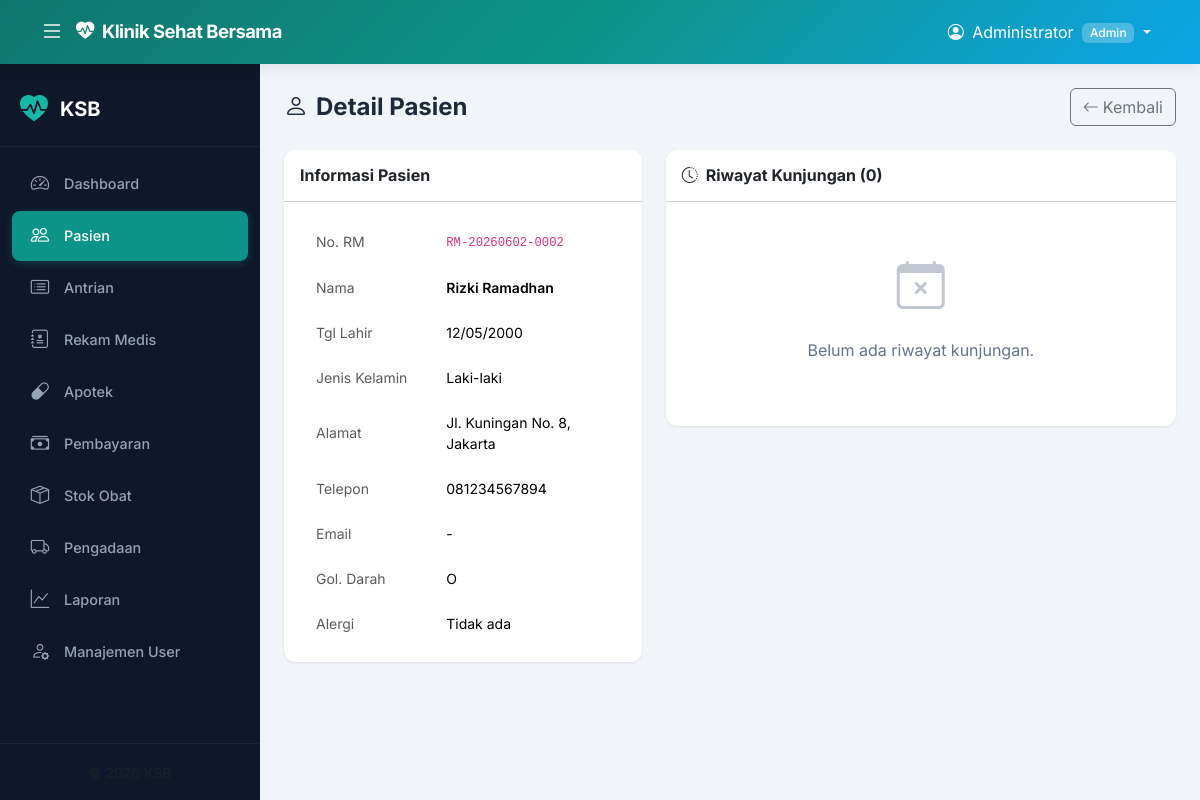
The app's page /modules/pasien/detail.php?id=5 (signed in) with its own data.
### tables this page shows
CREATE TABLE IF NOT EXISTS pasien (
    id_pasien       INT AUTO_INCREMENT PRIMARY KEY,
    no_rekam_medis  VARCHAR(20)  NOT NULL UNIQUE,
    nama_lengkap    VARCHAR(100) NOT NULL,
    tanggal_lahir   DATE         NOT NULL,
    jenis_kelamin   ENUM('L','P') NOT NULL,
    alamat          TEXT,
    no_telepon      VARCHAR(20),
    email           VARCHAR(100),
    golongan_darah  VARCHAR(5),
    alergi          TEXT,
    created_at      DATETIME DEFAULT CURRENT_TIMESTAMP
);

### includes/functions.php (called while the page is built, shortened)
<?php
function e($s) { return htmlspecialchars($s ?? '', ENT_QUOTES, 'UTF-8'); }

### modules/pasien/detail.php (the view, shortened to what this page needs)
<?php
require_once __DIR__ . '/../../includes/header.php';
$id = (int)($_GET['id'] ?? 0);
$stmt = $pdo->prepare("SELECT * FROM pasien WHERE id_pasien = :id");
$stmt->execute([':id' => $id]);
$p = $stmt->fetch();
$riwayat = $pdo->prepare("SELECT a.*, d.nama_dokter, rm.diagnosis, rm.kode_icd FROM antrian a LEFT JOIN dokter d ON a.id_dokter = d.id_dokter LEFT JOIN rekam_medis rm ON a.id_antrian = rm.id_antrian WHERE a.id_pasien = :id ORDER BY a.tanggal_kunjungan DESC, a.no_antrian DESC");
$riwayat->execute([':id' => $id]);
$riwayat = $riwayat->fetchAll();
?>
<div class="page-header">
    <h1><i class="bi bi-person me-2"></i>Detail Pasien</h1>
    <a href="index.php" class="btn btn-outline-secondary"><i class="bi bi-arrow-left me-1"></i>Kembali</a>
</div>
<div class="row g-4">
    <div class="col-lg-5">
        <div class="card">
            <div class="card-header bg-white py-3"><h6 class="mb-0 fw-bold">Informasi Pasien</h6></div>
            <div class="card-body">
                <table class="table table-borderless mb-0">
                    <tr><td class="text-muted" style="width:40%">No. RM</td><td><code><?= e($p['no_rekam_medis']) ?></code></td></tr>
                    <tr><td class="text-muted">Nama</td><td class="fw-semibold"><?= e($p['nama_lengkap']) ?></td></tr>
                    <tr><td class="text-muted">Tgl Lahir</td><td><?= date('d/m/Y', strtotime($p['tanggal_lahir'])) ?></td></tr>
                    <tr><td class="text-muted">Jenis Kelamin</td><td><?= $p['jenis_kelamin'] === 'L' ? 'Laki-laki' : 'Perempuan' ?></td></tr>
                    <tr><td class="text-muted">Alamat</td><td><?= e($p['alamat'] ?: '-') ?></td></tr>
                    <tr><td class="text-muted">Telepon</td><td><?= e($p['no_telepon'] ?: '-') ?></td></tr>
                    <tr><td class="text-muted">Email</td><td><?= e($p['email'] ?: '-') ?></td></tr>
                    <tr><td class="text-muted">Gol. Darah</td><td><?= e($p['golongan_darah'] ?: '-') ?></td></tr>
                    <tr><td class="text-muted">Alergi</td><td><?= e($p['alergi'] ?: 'Tidak ada') ?></td></tr>
                </table>
            </div>
        </div>
    </div>
    <div class="col-lg-7">
        <div class="card">
            <div class="card-header bg-white py-3"><h6 class="mb-0 fw-bold"><i class="bi bi-clock-history me-2"></i>Riwayat Kunjungan (<?= count($riwayat) ?>)</h6></div>
            <div class="card-body p-0">
                <?php if (empty($riwayat)): ?>
                    <div class="empty-state"><i class="bi bi-calendar-x d-block"></i><p>Belum ada riwayat kunjungan.</p></div>
                <?php endif; ?>
            </div>
        </div>
    </div>
</div>
<?php require_once __DIR__ . '/../../includes/footer.php'; ?>

### assets/css/style.css (style rules this page uses)
:root { --primary: #0d9488; --primary-dark: #0f766e; --primary-light: #14b8a6; --accent: #0ea5e9; --accent-dark: #0284c7; --sidebar-bg: #0f172a; --sidebar-hover: #1e293b; --sidebar-active: #0d9488; --navbar-bg: linear-gradient(135deg, #0f766e 0%, #0d9488 50%, #0ea5e9 100%); --body-bg: #f1f5f9; --card-bg: #ffffff; --text-primary: #1e293b; --text-secondary: #64748b; --border-color: #e2e8f0; --shadow-sm: 0 1px 3px rgba(0,0,0,0.08); --shadow-md: 0 4px 14px rgba(0,0,0,0.08); --shadow-lg: 0 10px 30px rgba(0,0,0,0.1); --radius: 12px; --radius-sm: 8px; --sidebar-width: 260px; --navbar-height: 64px; --transition: all 0.3s cubic-bezier(0.4, 0, 0.2, 1); }
* { margin: 0; padding: 0; box-sizing: border-box; }
body { font-family: 'Inter', -apple-system, BlinkMacSystemFont, sans-serif; background: var(--body-bg); color: var(--text-primary); overflow-x: hidden; }
.card { border: none; border-radius: var(--radius); box-shadow: var(--shadow-sm); transition: var(--transition); overflow: hidden; }
.table { font-size: 0.875rem; }
.table tbody td { padding: 0.75rem 1rem; vertical-align: middle; border-color: var(--border-color); }
.table tbody tr { transition: var(--transition); }
.page-header { display: flex; justify-content: space-between; align-items: center; margin-bottom: 1.5rem; flex-wrap: wrap; gap: 1rem; }
.page-header h1 { font-size: 1.5rem; font-weight: 700; color: var(--text-primary); margin: 0; }
.fade-in { animation: fadeInUp 0.4s ease forwards; }
.empty-state { text-align: center; padding: 3rem; color: var(--text-secondary); }
.empty-state i { font-size: 3rem; margin-bottom: 1rem; opacity: 0.4; }

### records on screen
pasien: no_rekam_medis "RM-20260602-0002", nama_lengkap "Rizki Ramadhan", tanggal_lahir "12/05/2000", alamat "Jl. Kuningan No. 8, Jakarta", no_telepon "081234567894", email "-", golongan_darah "O", alergi "Tidak ada"

### other values on screen
$_SESSION['user_nama'] "Administrator"
$_SESSION['user_role'] "Admin"
$m['label'] "Pasien"
$m['label'] "Antrian"
$m['label'] "Rekam Medis"
$m['label'] "Apotek"
$m['label'] "Pembayaran"
$m['label'] "Stok Obat"
$m['label'] "Pengadaan"
$m['label'] "Laporan"
$m['label'] "Manajemen User"
count($riwayat) "0"
